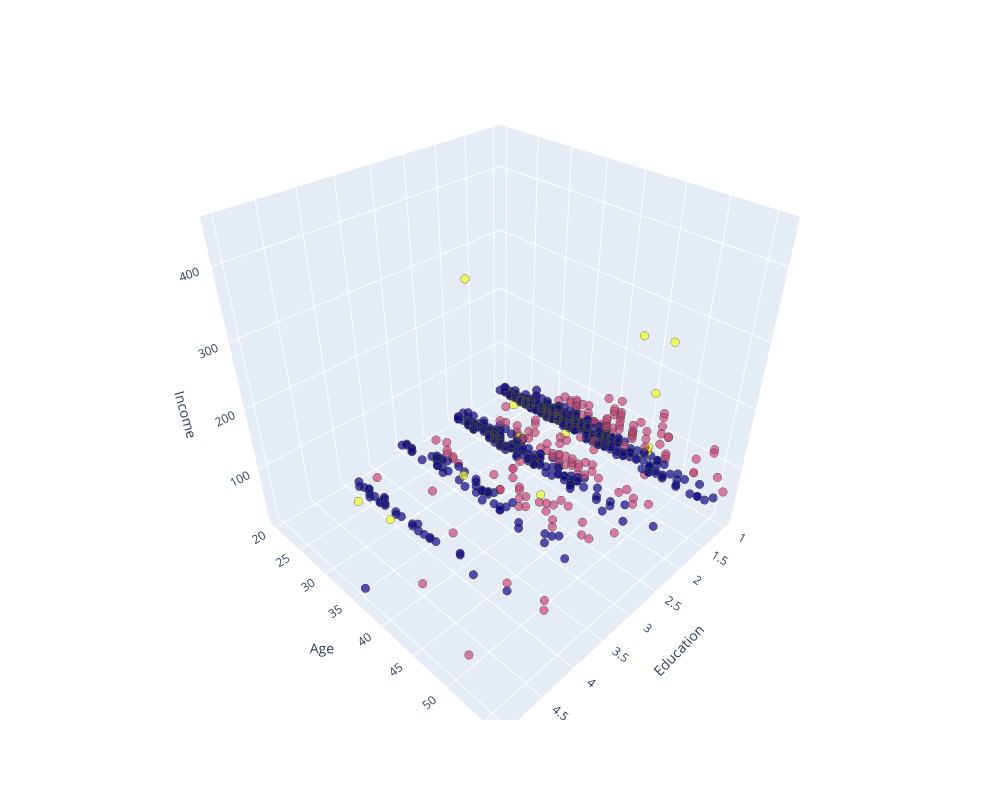

This figure's notebook cell:
### Markdown cell above
## 📊 Customer Distribution

We visualize customers using a **2D scatter plot** 👥

- 📍 X-axis → Age  
- 💰 Y-axis → Income  
- 🎓 Marker size → Education  
- 🎨 Color → Cluster labels  

👉 This helps us identify how different customer groups are distributed across key features.

### Code cell
# Create interactive 3D scatter plot
fig = px.scatter_3d(X, x=1, y=0, z=3, opacity=0.7, color=labels.astype(float))

fig.update_traces(marker=dict(size=5, line=dict(width=.25)), showlegend=False)
fig.update_layout(coloraxis_showscale=False, width=1000, height=800, scene=dict(
        xaxis=dict(title='Education'),
        yaxis=dict(title='Age'),
        zaxis=dict(title='Income')
    ))  # Remove color bar, resize plot

fig.show()

### Figure 1 — Plotly figure (JSON) as saved in the notebook; plotly's stock layout.template omitted (floating-point values rounded to 4 significant figures; data arrays with more than 128 entries replaced by an {"elided": "..."} marker saying what was removed)
{"data": [{"hovertemplate": "1=%{x}<br>0=%{y}<br>3=%{z}<br>color=%{marker.color}<extra></extra>", "legendgroup": "", "marker": {"color": {"elided": "700 int values"}, "coloraxis": "coloraxis", "line": {"width": 0.25}, "opacity": 0.7, "size": 5, "symbol": "circle"}, "mode": "markers", "name": "", "scene": "scene", "showlegend": false, "type": "scatter3d", "x": {"elided": "700 int values"}, "y": {"elided": "700 int values"}, "z": {"elided": "700 int values"}}], "layout": {"coloraxis": {"colorbar": {"title": {"text": "color"}}, "colorscale": [[0, "#0d0887"], [0.1111, "#46039f"], [0.2222, "#7201a8"], [0.3333, "#9c179e"], [0.4444, "#bd3786"], [0.5556, "#d8576b"], [0.6667, "#ed7953"], [0.7778, "#fb9f3a"], [0.8889, "#fdca26"], [1, "#f0f921"]], "showscale": false}, "height": 800, "legend": {"tracegroupgap": 0}, "margin": {"t": 60}, "scene": {"domain": {"x": [0, 1], "y": [0, 1]}, "xaxis": {"title": {"text": "Education"}}, "yaxis": {"title": {"text": "Age"}}, "zaxis": {"title": {"text": "Income"}}}, "width": 1000}}
